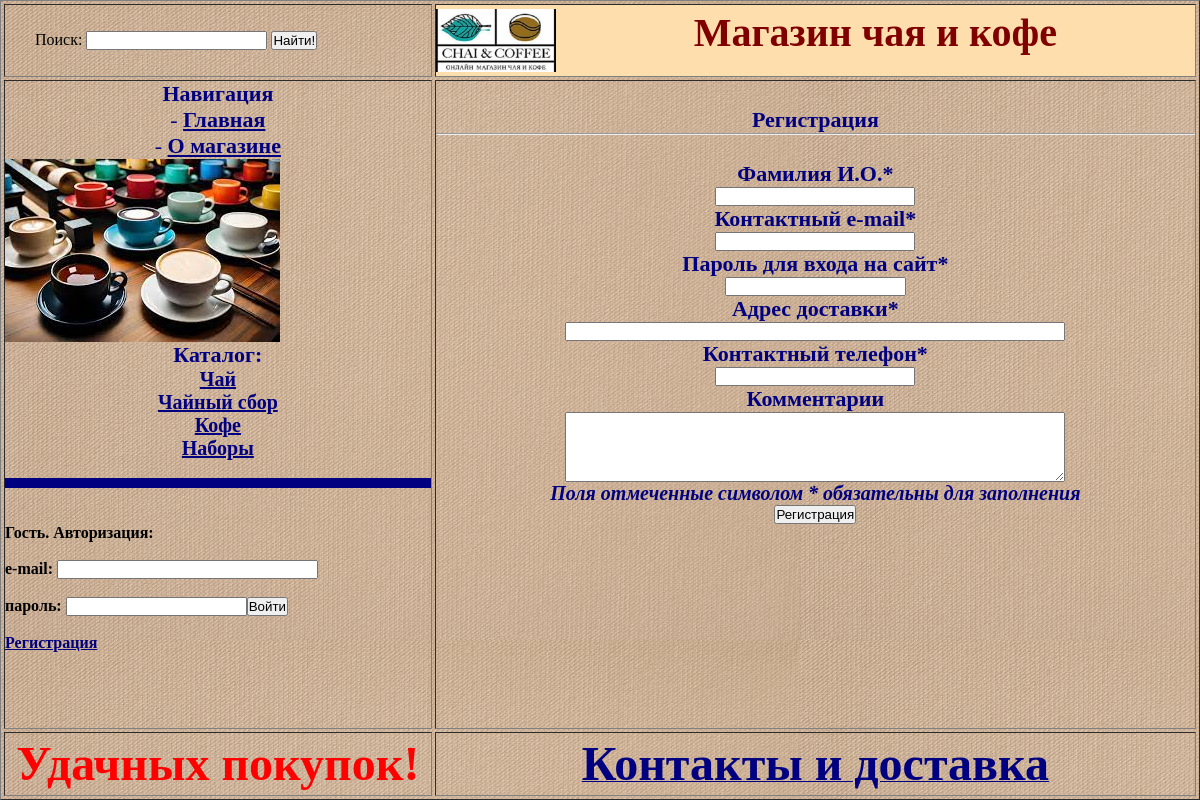
The page /reg.php on the database its author committed.
### tables this page shows
CREATE TABLE IF NOT EXISTS `tovar_types` (
  `id_tovar_type` int(11) NOT NULL AUTO_INCREMENT,
  `type` varchar(255) NOT NULL,
  PRIMARY KEY (`id_tovar_type`),
  KEY `id_soft_type` (`id_tovar_type`)
);

### common/top.php (the view, shortened to what this page needs)
<html>
<head>
<link rel="stylesheet" type="text/css" href="style.css">
</head>
<body>
<table width="100%" height="100%" border="1" cellpadding="5" cellspacing="3">
  <tr>
     <td width="280"><div style="margin-left:30px;"><form method="get" action="http://coffe-tea-shop.ru/">
      Поиск:
      <input name="search" type="text" size="20" maxlength="64" value="<?php if (isset($_GET['search'])) echo $_GET['search'];?>" />
	  <input type="submit" value="Найти!"/></form></div></td>
  <td class="style7" width="280" align="center" bgcolor=#FFDEAD><a href="http://coffe-tea-shop.ru/" title="На главную">
        <img src="img/logo2.jpg" title="Интернет-магазин" alt="Интернет-магазин" align="left" width=120>
	        </a><span>Магазин чая и кофе <br></span></td>
 </tr>
  <tr class="style2">
    <td valign="top">
     <strong>Навигация</strong>
      <table width="100%" border="0" cellspacing="0" cellpadding="2">
        <tr align="center">
          <td class="style5">- <a href="http://coffe-tea-shop.ru/">Главная</a></td>
        </tr>
          <tr align="center">
          <td class="style5">- <a href="http://coffe-tea-shop.ru/about.php">О магазине</a></td>
        </tr>
		<tr>
    <td><marquee behavior="scroll" direction="right"> <img src="img/2.png" /> </marquee></td>
        </tr>
        <tr class="style2" align="center">
          <strong class="style2"><td>Каталог:<br></strong>
            <table width="100%" border="0" cellspacing="0" cellpadding="2">
            <?php
			$sql="SELECT * FROM `tovar_types` WHERE 1";
			$q_types = mysqli_query($db,$sql);
			while ($row_types = mysqli_fetch_array($q_types,MYSQLI_NUM))
							              {
                  echo '
              <tr>
                <td align="center"><font size=5><p><span class="style4"><a href="http://coffe-tea-shop.ru/?vid=catalog&type='.$row_types[0].'">'.$row_types[1].'</a></span></p></font size=5></td>
              </tr>';
                }
			?>
            </table></td>
        </tr>
        <tr>
          <td><br>
		  <hr color=navy size=10>
     <?php
      if (isset ($_SESSION['name_client'])) echo "<br><br>Приветствую, ".$_SESSION['name_client']."! <br><br><br> <a href='http://coffe-tea-shop.ru/reg.php?exit=1'>Выход</a>";
      else
        echo '
		  <form method="get" action="http://coffe-tea-shop.ru/reg.php">
            <br><br> <strong>Гость. Авторизация: </strong>
		    <br><br> <strong>e-mail:  <input name="mail" type="text" size="30" maxlength="50" /> </strong>
			<br><br> <strong>пароль:  <input name="pas" type="password" size="20" maxlength="20" /><input name="enter" type="submit" value="Войти" /> </strong>
			<br><br><a href="http://coffe-tea-shop.ru/reg.php">Регистрация</a>
		    </form>';
      ?>
       </td>
       </tr>
      </table>
    <td valign="top">

### style.css (style rules this page uses)
body,html { margin:0px; padding:0px; background-attachment: fixed; background: #c7b39b url(fon2.jpg); color: #000; }
A:link { font-weight: bold; color: #000080; }
.style2 { font-size: 22px; text-align:center; color: Navy }
.style4 { font-size: 20px; margin-left:0px; }
.style5 { font-size: 22px; color: Navy; }
.style7 { top: 50px; font-size: 40px; text-align:center; font-family: Georgia, "Times New Roman", Times, serif; color: #800000; }
.style1,.style2,.style3,.style7, .style3u { font-weight: bold }

### rows shown on the page
tovar_types: type "Чай"
tovar_types: type "Чайный сбор"
tovar_types: type "Кофе"
tovar_types: type "Наборы"
